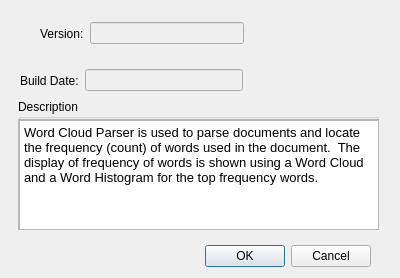
<?xml version="1.0" encoding="UTF-8"?>
<ui version="4.0">
 <class>DialogAbout</class>
 <widget class="QDialog" name="DialogAbout">
  <property name="geometry">
   <rect>
    <x>0</x>
    <y>0</y>
    <width>400</width>
    <height>278</height>
   </rect>
  </property>
  <property name="windowTitle">
   <string>WordCloud Tool - About</string>
  </property>
  <widget class="QDialogButtonBox" name="buttonBox">
   <property name="geometry">
    <rect>
     <x>30</x>
     <y>240</y>
     <width>341</width>
     <height>32</height>
    </rect>
   </property>
   <property name="orientation">
    <enum>Qt::Horizontal</enum>
   </property>
   <property name="standardButtons">
    <set>QDialogButtonBox::Cancel|QDialogButtonBox::Ok</set>
   </property>
  </widget>
  <widget class="QGroupBox" name="groupBoxDescription">
   <property name="geometry">
    <rect>
     <x>18</x>
     <y>99</y>
     <width>361</width>
     <height>131</height>
    </rect>
   </property>
   <property name="title">
    <string>Description</string>
   </property>
   <widget class="QScrollArea" name="scrollArea">
    <property name="geometry">
     <rect>
      <x>0</x>
      <y>20</y>
      <width>361</width>
      <height>111</height>
     </rect>
    </property>
    <property name="widgetResizable">
     <bool>true</bool>
    </property>
    <widget class="QWidget" name="scrollAreaWidgetContents">
     <property name="geometry">
      <rect>
       <x>0</x>
       <y>0</y>
       <width>359</width>
       <height>109</height>
      </rect>
     </property>
     <widget class="QTextEdit" name="textEditDescription">
      <property name="enabled">
       <bool>true</bool>
      </property>
      <property name="geometry">
       <rect>
        <x>0</x>
        <y>0</y>
        <width>361</width>
        <height>111</height>
       </rect>
      </property>
      <property name="documentTitle">
       <string>This is the documentTitle</string>
      </property>
      <property name="html">
       <string>&lt;!DOCTYPE HTML PUBLIC &quot;-//W3C//DTD HTML 4.0//EN&quot; &quot;http://www.w3.org/TR/REC-html40/strict.dtd&quot;&gt;
&lt;html&gt;&lt;head&gt;&lt;meta name=&quot;qrichtext&quot; content=&quot;1&quot; /&gt;&lt;title&gt;This is the documentTitle&lt;/title&gt;&lt;style type=&quot;text/css&quot;&gt;
p, li { white-space: pre-wrap; }
&lt;/style&gt;&lt;/head&gt;&lt;body style=&quot; font-family:'Sans'; font-size:10pt; font-weight:400; font-style:normal;&quot;&gt;
&lt;p style=&quot; margin-top:0px; margin-bottom:0px; margin-left:0px; margin-right:0px; -qt-block-indent:0; text-indent:0px;&quot;&gt;Word Cloud Parser is used to parse documents and locate the frequency (count) of words used in the document.  The display of frequency of words is shown using a Word Cloud and a Word Histogram for the top frequency words.&lt;/p&gt;&lt;/body&gt;&lt;/html&gt;</string>
      </property>
      <property name="textInteractionFlags">
       <set>Qt::TextSelectableByKeyboard|Qt::TextSelectableByMouse</set>
      </property>
      <property name="placeholderText">
       <string/>
      </property>
     </widget>
    </widget>
   </widget>
  </widget>
  <widget class="QWidget" name="">
   <property name="geometry">
    <rect>
     <x>40</x>
     <y>20</y>
     <width>204</width>
     <height>27</height>
    </rect>
   </property>
   <layout class="QHBoxLayout" name="horizontalLayout">
    <item>
     <widget class="QLabel" name="labelVersion">
      <property name="text">
       <string>Version:</string>
      </property>
     </widget>
    </item>
    <item>
     <widget class="QLineEdit" name="lineEditVersion">
      <property name="enabled">
       <bool>false</bool>
      </property>
     </widget>
    </item>
   </layout>
  </widget>
  <widget class="QWidget" name="">
   <property name="geometry">
    <rect>
     <x>20</x>
     <y>67</y>
     <width>223</width>
     <height>27</height>
    </rect>
   </property>
   <layout class="QHBoxLayout" name="horizontalLayout_2">
    <item>
     <widget class="QLabel" name="labelBuildDate">
      <property name="text">
       <string>Build Date:</string>
      </property>
     </widget>
    </item>
    <item>
     <widget class="QLineEdit" name="lineEditBuildDate">
      <property name="enabled">
       <bool>false</bool>
      </property>
     </widget>
    </item>
   </layout>
  </widget>
 </widget>
 <resources/>
 <connections>
  <connection>
   <sender>buttonBox</sender>
   <signal>accepted()</signal>
   <receiver>DialogAbout</receiver>
   <slot>accept()</slot>
   <hints>
    <hint type="sourcelabel">
     <x>248</x>
     <y>254</y>
    </hint>
    <hint type="destinationlabel">
     <x>157</x>
     <y>274</y>
    </hint>
   </hints>
  </connection>
  <connection>
   <sender>buttonBox</sender>
   <signal>rejected()</signal>
   <receiver>DialogAbout</receiver>
   <slot>reject()</slot>
   <hints>
    <hint type="sourcelabel">
     <x>316</x>
     <y>260</y>
    </hint>
    <hint type="destinationlabel">
     <x>286</x>
     <y>274</y>
    </hint>
   </hints>
  </connection>
 </connections>
</ui>
